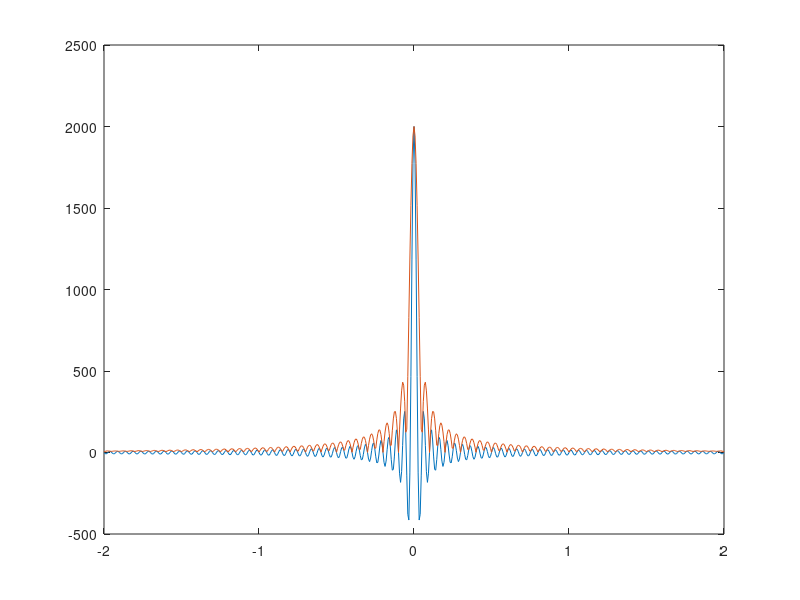

Source code (MATLAB): (Note: this script raises an error after producing the figure.)

sigma = (-300:300)/150;
f = 2*pi*(0.01:0.01:20)';
res = sum(cos(f*sigma),1);
plot(sigma,res)
y = hilbert(res);
hold on
plot(sigma,abs(y))
%%
y = hilbert(x);
ff = ifft(fft(imag(y))./fft(real(y)));
plot(imag(y))
plot(cconv(ff,x,length(x)))
%%


return


%%
s = tf('s');
plant = 100/(s*(s + 1)*(s + 10));
% G = 1/(s+1)/(s+1)/(4/7*s-1);
H = 2*s+1;
% plant = feedback(G,H);
G = 1/(0.01*s+1)/(0.02*s+1);
G1 = G/s;
G2 = G1/s;
G3 = G2/s;
linearSystemAnalyzer('bode',plant,comp,plant*comp)
% controlSystemDesigner(G,1,H)
controlSystemDesigner('bode',plant)
% rlocus(sys)
% axis([-22 3 -15 15])
% plotoptions = nyquistoptions("cstprefs")
H = 100/(0.01*s+1)/(0.02*s+1)/(0.05*s+1)/s/s;
nyquistplot((0.03*s+1)*H)
